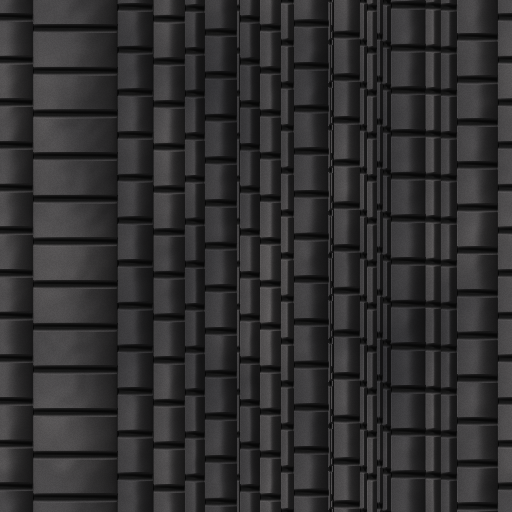
#> input picture tools/terrain/procedural/CliffBasalt.png, 512 x 512 px, given in place of UnderSeabed.png, which was not available
$ python seabed_meadows.py
#> lines starting #> are read from the running program, lines starting #| are printed output that depends on the picture
"""Paints the seabed / lakebed 'meadow' floor textures (Assets/Textures/Terrain/Under{Kind}{Meadow}.png):
seagrass blades, brown kelp fronds, mixed red and green seaweed, freshwater waterweed whorls, over
the plain under-layer floor. Strokes are drawn wrapped round the edges, so the textures tile seamlessly.
Needs numpy and Pillow.  Run: python3 tools/terrain/seabed_meadows.py
"""
import os, math, random
import numpy as np
from PIL import Image, ImageDraw, ImageFilter

HERE = os.path.dirname(os.path.abspath(__file__))
TEX = os.path.join(HERE, "..", "..", "Assets", "Textures", "Terrain")
N = 512

def base(name):
#> called with name = 'UnderSeabed'
    return Image.open(os.path.join(TEX, name + ".png")).convert("RGB").resize((N, N))
#> returned value is the input picture: PIL image 512x512 RGB; mean R, G, B 48, 47.1, 47.9

def clumps(rng, cells=6, keep=0.6):
    # low-frequency mask (0..1) that wraps: where the meadow grows thick
#> called with cells = 6, keep = 0.75
    g = np.array([[rng.random() for _ in range(cells)] for _ in range(cells)])
    img = Image.fromarray((g * 255).astype(np.uint8)).resize((N, N), Image.BICUBIC)
    a = np.asarray(img.filter(ImageFilter.GaussianBlur(18))).astype(float) / 255
    return np.clip((a - (1 - keep)) / keep * 1.6, 0, 1)
#> returned value: shape (512, 512) float64

def wrapped(draw_fn, img):
    d = ImageDraw.Draw(img, "RGBA")
    def at(fn):
        for ox in (-N, 0, N):
            for oy in (-N, 0, N):
                fn(d, ox, oy)
    return at

def strokes(img, rng, mask, count, length, width, colors, curve=0.4, shadow=0.35):
#> called with count = 9000, length = (16, 40), width = (2, 3.5), curve = 0.4, shadow = 0.35
    at = wrapped(None, img)
    for _ in range(count):
        x, y = rng.random() * N, rng.random() * N
        if rng.random() > mask[int(y) % N, int(x) % N]: continue
        L = rng.uniform(*length); w = rng.uniform(*width)
        a = rng.uniform(0, math.tau); bend = rng.uniform(-curve, curve)
        pts = []
        for k in range(6):
            t = k / 5
            ang = a + bend * t
            pts.append((x + math.cos(ang) * L * t, y + math.sin(ang) * L * t))
        c = colors[rng.randrange(len(colors))]
        c = tuple(int(max(0, min(255, v * rng.uniform(0.85, 1.15)))) for v in c)
        def blade(d, ox, oy, pts=pts, c=c, w=w):
            sh = [(px + ox + 2, py + oy + 2) for px, py in pts]
            d.line(sh, fill=(0, 0, 0, int(255 * shadow * 0.5)), width=max(1, int(w + 1)))
            d.line([(px + ox, py + oy) for px, py in pts], fill=c + (235,), width=max(1, int(w)))
        at(blade)

def fronds(img, rng, mask, count, size, colors, widthk=(0.18, 0.3)):
    at = wrapped(None, img)
    for _ in range(count):
        x, y = rng.random() * N, rng.random() * N
        if rng.random() > mask[int(y) % N, int(x) % N]: continue
        L = rng.uniform(*size); W = L * rng.uniform(*widthk); a = rng.uniform(0, math.tau)
        c = colors[rng.randrange(len(colors))]
        c = tuple(int(max(0, min(255, v * rng.uniform(0.85, 1.12)))) for v in c)
        # a blade as a polygon: leaf-shaped, with a darker midrib
        poly = []
        for k in range(12):
            t = k / 11
            off = math.sin(t * math.pi) * W * (1 if k < 12 else -1)
            poly.append((t * L, off))
        poly += [(t * L, -math.sin(t * math.pi) * W) for t in [k / 11 for k in range(11, -1, -1)]]
        ca, sa = math.cos(a), math.sin(a)
        P = [(x + px * ca - py * sa, y + px * sa + py * ca) for px, py in poly]
        mid = [(x + t * L * ca, y + t * L * sa) for t in (0, 1)]
        def leaf(d, ox, oy, P=P, mid=mid, c=c):
            d.polygon([(px + ox + 3, py + oy + 3) for px, py in P], fill=(0, 0, 0, 60))
            d.polygon([(px + ox, py + oy) for px, py in P], fill=c + (240,))
            d.line([(px + ox, py + oy) for px, py in mid], fill=tuple(int(v * 0.7) for v in c) + (200,), width=2)
        at(leaf)

def whorls(img, rng, mask, count, r, colors):
    at = wrapped(None, img)
    for _ in range(count):
        x, y = rng.random() * N, rng.random() * N
        if rng.random() > mask[int(y) % N, int(x) % N]: continue
        R = rng.uniform(*r); arms = rng.randint(6, 9); rot = rng.uniform(0, math.tau)
        c = colors[rng.randrange(len(colors))]
        c = tuple(int(max(0, min(255, v * rng.uniform(0.85, 1.15)))) for v in c)
        def star(d, ox, oy, x=x, y=y, R=R, arms=arms, rot=rot, c=c):
            for k in range(arms):
                a = rot + k * math.tau / arms
                d.line([(x + ox, y + oy), (x + ox + math.cos(a) * R, y + oy + math.sin(a) * R)], fill=c + (230,), width=2)
            d.ellipse([x + ox - 2, y + oy - 2, x + ox + 2, y + oy + 2], fill=tuple(int(v * 0.8) for v in c) + (255,))
        at(star)

def save(img, name):
    img.save(os.path.join(TEX, name + ".png"))
    print("wrote", name)

rng = random.Random(7)
# Seagrass meadow: dense, thin green blades in thick clumps over sand
img = base("UnderSeabed"); m = clumps(rng, 6, 0.75)
strokes(img, rng, m, 9000, (16, 40), (2, 3.5), [(70, 130, 55), (90, 150, 60), (60, 115, 50), (110, 160, 70)])
#> img: PIL image 512x512 RGB
save(img, "UnderSeabedSeagrassMeadow")
# Kelp bed: broad olive-brown fronds lying in the current, holdfasts between
img = base("UnderSeabed"); m = clumps(rng, 5, 0.8)
#> call 2 of clumps, with cells = 5, keep = 0.8
#> in clumps (call 2), `return np.clip((a - (1 - keep)) / keep * 1.6, 0, 1)`:
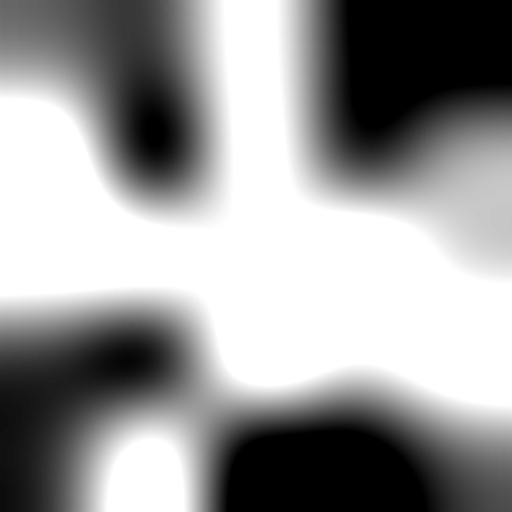
#> returned value: shape (512, 512) float64; min 0, max 1, mean 0.601
fronds(img, rng, m, 1300, (60, 120), [(92, 82, 38), (80, 72, 34), (108, 92, 44), (70, 66, 32)], widthk=(0.1, 0.16))
#> the loop in fronds, `for _ in range(count):` made 1300 passes
#> (a, ca, sa, mid) on passes 2 to 4: (4.6, -0.112, -0.994, [(80.44, 150.4), (70.94, 65.92)]), (1.39, 0.176, 0.984, [(33.43, 318.8), (53.55, 431.1)]), (0.201, 0.98, 0.2, [(77.59, 438.4), (161, 455.4)])
#> img: PIL image 512x512 RGB
save(img, "UnderSeabedKelpBed")
# Seaweed meadow: a mix of small red, green and brown fronds and turf
img = base("UnderSeabed"); m = clumps(rng, 7, 0.7)
#> call 3 of clumps, with cells = 7, keep = 0.7
#> in clumps (call 3), `a = np.asarray(img.filter(ImageFilter.GaussianBlur(18))).astype(float)..`:
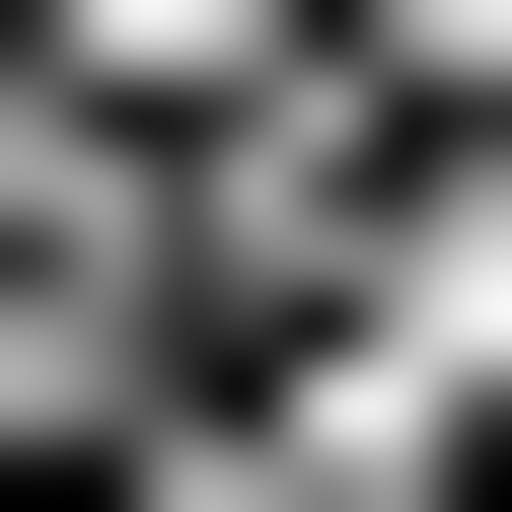
#> a: shape (512, 512) float64; min 0, max 0.969, mean 0.442
#> in clumps (call 3), `return np.clip((a - (1 - keep)) / keep * 1.6, 0, 1)`:
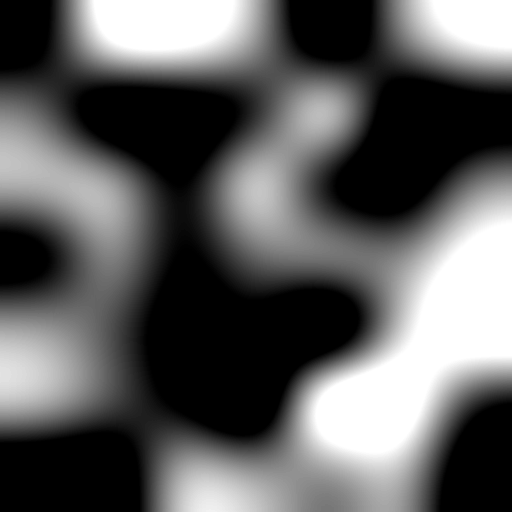
#> returned value: shape (512, 512) float64; min 0, max 1, mean 0.372
fronds(img, rng, m, 1400, (14, 30), [(170, 70, 70), (190, 95, 85), (80, 140, 60), (130, 110, 50), (150, 60, 90)])
#> the loop in fronds (call 2), `for _ in range(count):` made 1400 passes
#> (a, ca, sa, mid) on passes 7, 9, 10: (0.826, 0.678, 0.736, [(476.6, 210), (495.1, 230)]), (4.04, -0.619, -0.785, [(261.9, 211.2), (252.5, 199.2)]), (1.95, -0.371, 0.929, [(80.41, 38.46), (72.05, 59.4)])
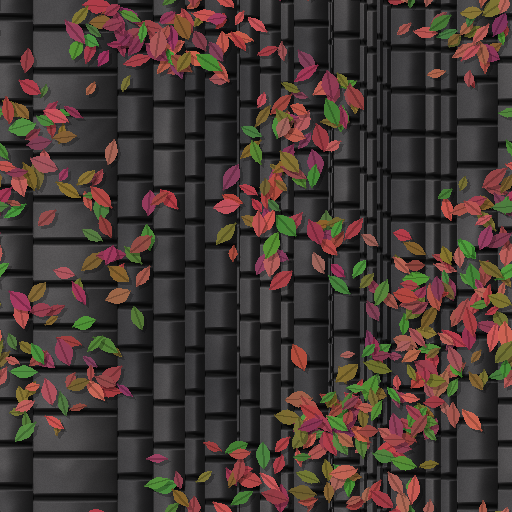
#> img: PIL image 512x512 RGB; mean R, G, B 68.8, 56.1, 51.3
strokes(img, rng, m, 3000, (6, 14), (1.5, 2.5), [(100, 150, 70), (160, 80, 80)], curve=1.0)
#> the loop in strokes (call 2), `for _ in range(count):` made 3000 passes
#> a on passes 1, 8, 14: 3.47, 1.63, 0.676
save(img, "UnderSeabedSeaweedMeadow")
# Waterweed meadow (lakebed): feathery green whorls of stoneworts and waterweed over mud
img = base("UnderLakebed"); m = clumps(rng, 6, 0.75)
#> call 4 of base, with name = 'UnderLakebed'
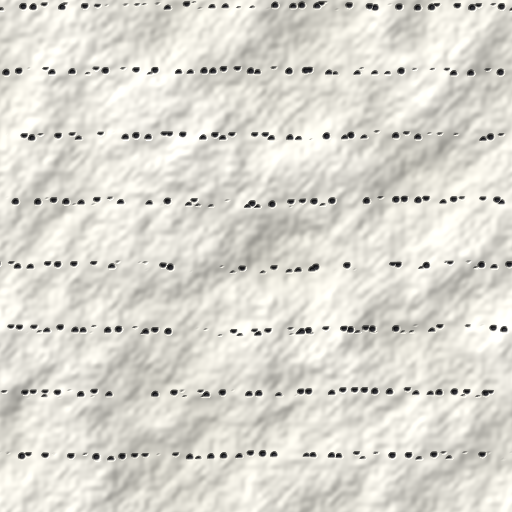
#> input picture tools/terrain/procedural/CliffChalk.png, 512 x 512 px, given in place of UnderLakebed.png, which was not available
#> in base, returned value is the input picture: PIL image 512x512 RGB; mean R, G, B 220.2, 217.8, 209.4
#> call 4 of clumps, with cells = 6, keep = 0.75
#> in clumps (call 4), `return np.clip((a - (1 - keep)) / keep * 1.6, 0, 1)`:
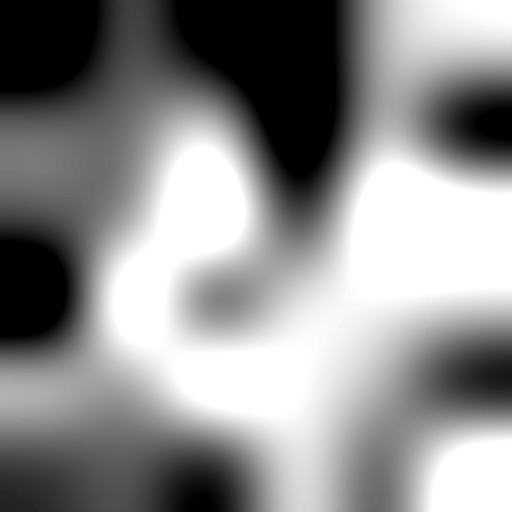
#> returned value: shape (512, 512) float64; min 0, max 1, mean 0.557
whorls(img, rng, m, 5000, (6, 13), [(85, 135, 62), (70, 118, 55), (100, 148, 70)])
#> the loop in whorls, `for _ in range(count):` made 5000 passes
#> rot on passes 3, 5, 6: 6.04, 1.49, 2.5
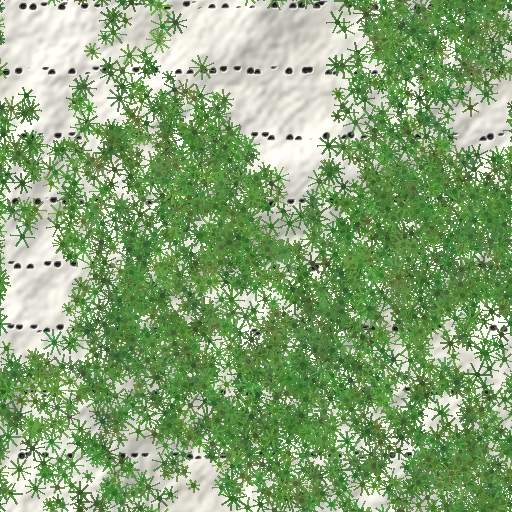
#> img: PIL image 512x512 RGB; mean R, G, B 137.7, 165.1, 120.5
save(img, "UnderLakebedWaterweedMeadow")
